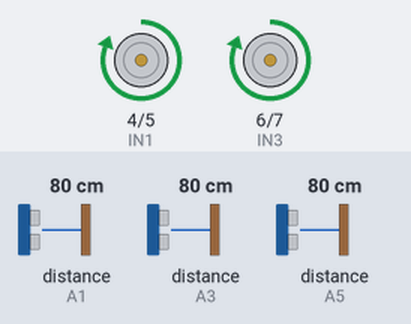
A sketch run on a simulated Arduino Uno, built with avr-gcc and run on an emulated ATmega328P. Parts: motor-driver pin pairs drawn as motors (green arrow = first pin HIGH = forward, orange = second pin HIGH = backward, longer = more drive, scaled by the enable pin). The test bench sets the inputs (shaded band); at power-on: distance to the obstacle (sensors on A1, A3, A5) 80 cm. The echo pulse lasts 58.3 µs per cm; what the sketch prints to the serial monitor is not drawn.

Above: at 1.5 s.
1.6 s: distance to the obstacle (sensor on A1) set to 48 cm
3.5 s: distance to the obstacle (sensor on A1) set to 39 cm
At 5.8 s:
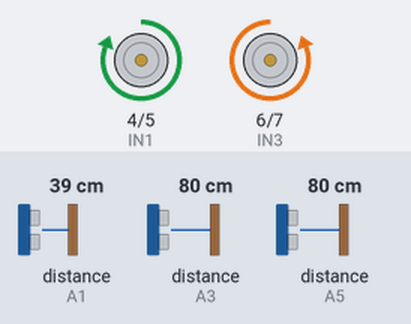
6.1 s: distance to the obstacle (sensor on A3) set to 28 cm
9.7 s: distance to the obstacle (sensor on A3) set to 23 cm
At 11.1 s:
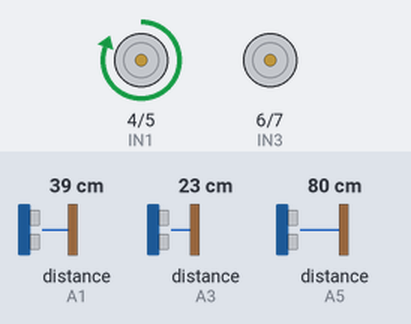
11.5 s: distance to the obstacle (sensor on A5) set to 28 cm
13.5 s: distance to the obstacle (sensor on A5) set to 23 cm
At 15.8 s:
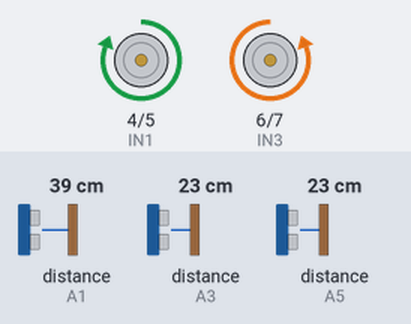
Timing chart, 0 to 17.1 s (numbered marks = the images above; inputs shaded):
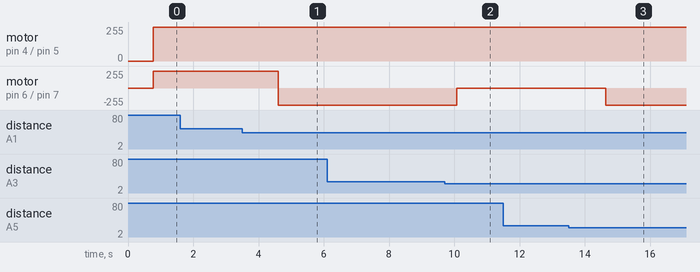

Measured:
- the behaviour switches between 44 and 43 cm on distance to the obstacle (sensor on A1) (found by bisection; images 0 and 1)
- the behaviour switches between 25 and 24 cm on distance to the obstacle (sensor on A3) (found by bisection; images 1 and 2)
- the behaviour switches between 26 and 25 cm on distance to the obstacle (sensor on A5) (found by bisection; images 2 and 3)
- after the input at 1.6 s, every drawn part: stays the same
- after the input at 3.5 s, motor on pin 6 (IN3) / pin 7 (IN4): forward 255/255 → backward 255/255 after 1.1 s
- after the input at 6.1 s, every drawn part: stays the same
- after the input at 9.7 s, motor on pin 6 (IN3) / pin 7 (IN4): backward 255/255 → stopped after 0.37 s
- after the input at 11.5 s, every drawn part: stays the same
- after the input at 13.5 s, motor on pin 6 (IN3) / pin 7 (IN4): stopped → backward 255/255 after 1.1 s

The sketch:

AchaSaidadoLabirinto.ino
```cpp
#include <Servo.h>
#include <NewPing.h>

// Sonar Frente
#define trig_pinF A0
#define echo_pinF A1
// Sonar Direito
#define trig_pinD A2
#define echo_pinD A3
// Sonar Esquerdo
#define trig_pinE A4
#define echo_pinE A5

// Leitura Máxima do Sensor HC-SR04
#define maximum_distance 400

// Distância Padrão
int distanciafrente = 43;
int distanciaesquerda = 25;
int distanciadireita = 25;

NewPing sonarfrente(trig_pinF, echo_pinF, maximum_distance);
NewPing sonardireito(trig_pinD, echo_pinD, maximum_distance);
NewPing sonaresquerdo(trig_pinE, echo_pinE, maximum_distance);

//motor 1
int IN1 = 4 ;
int IN2 = 5 ;
int ena = 3;

//motor 2
int IN3 = 6 ;
int IN4 = 7 ;
int enb = 11;

//variavel auxiliar
int velocidade = 255;

// Variaveis para as distancias
int espacofrente;
int espacoesquerda;
int espacodireita;

// Tempo do Giro
int timegiro90=600;
int timegiro180=900;

//Inicializa Pinos
void setup() {
  Serial.begin(115200);
  pinMode(IN1, OUTPUT);
  pinMode(IN2, OUTPUT);
  pinMode(IN3, OUTPUT);
  pinMode(IN4, OUTPUT);
  pinMode(ena, OUTPUT);
  pinMode(enb, OUTPUT);
}

void loop() {
  espacoesquerda=readPingE();
  if (espacoesquerda==0){
    espacofrente=350;
  }
  espacofrente=readPingF();
  if (espacofrente==0){
    espacofrente=350;
  }
  espacodireita=readPingD();
  if (espacodireita==0){
    espacofrente=350;
  }
  if (espacofrente<=distanciafrente){
     if (espacoesquerda >= distanciaesquerda && espacodireita >= distanciadireita){
        // Parede na frente, mas as laterais livres.
        Serial.println("Detectada Parede apenas na frente, as laterais estão livres: gire à esquerda 90 graus ::: Linha 71");
        giraesquerda();
        delay(timegiro90);
     } else if (espacoesquerda > distanciaesquerda && espacodireita < distanciadireita ){
            // parede na frente e parede ao lado direito
            Serial.println("Detectada Parede na frente e ao lado direito: dobrar à esquerda 90 graus ::: Linha 75");
            dobraesquerda();
            //delay(250);
     } else if (espacoesquerda <= distanciaesquerda && espacodireita >= distanciadireita ){
            // parede na frente e parede ao lado esquerdo
            Serial.println("Detectada Parede na frente e ao lado esquerdo: dobrar à direita 90 graus ::: Linha 79");
            dobradireita();
            //delay(250);
     } else {
            // parede na frente, ao lado direito e esquerdo
            Serial.println("Beco sem saída detectado: Girar 180 graus e retornar ::: Linha 83");
            giraesquerda();
            delay(timegiro180);
     }
   } else {
        if (espacoesquerda >= distanciaesquerda && espacofrente >= distanciafrente && espacodireita >= distanciadireita ){
            // Tudo livre
            Serial.println("Não foi detectada nenhum objeto próximo aos sensores: siga em frente ::: Linha 89");
            frente();
        } else if (espacoesquerda <= distanciaesquerda && espacodireita <= distanciadireita ){
            // detectado nos dois lados parede, mas a frente está livre
            Serial.println("Detectada parede dos dois lados, a frente está livre: siga em frente ::: Linha 93");
            frente();
        } else if(espacoesquerda >= distanciaesquerda && espacodireita <= distanciadireita ){
            // detectado apenas uma parede ao lado direito, a frente está livre
            Serial.println("Detectada parede ao lado direito, a frente está livre: siga em frente ::: Linha 97");
            frente();
        } else {
            // detectado apenas uma parede ao lado esquerdo, mas a frente está livre
            Serial.println("Detectada parede ao lado esquerdo, a frente está livre: siga em frente ::: Linha 101");
            frente();
        }
   }
}
int readPingE() {
  int sonarE = sonaresquerdo.ping_cm();
  delay(250);
  Serial.print("Esquerda: ");
  Serial.print(sonarE);
  return sonarE;
}
int readPingF() {
  int sonarF = sonarfrente.ping_cm();
  delay(250);
  Serial.print(" Frente: ");
  Serial.print(sonarF);
  return sonarF;
}
int readPingD() {
  int sonarD = sonardireito.ping_cm();
  delay(250);
  Serial.print(" Direta: ");
  Serial.println(sonarD);
  return sonarD;
}
void parar(){
  analogWrite(ena, 0);
  analogWrite(enb, 0);
  digitalWrite(IN1, LOW);
  digitalWrite(IN2, LOW);
  digitalWrite(IN3, LOW);
  digitalWrite(IN4, LOW);
} // 0 0 0 0
void frente() {
  analogWrite(ena, velocidade);
  digitalWrite(IN1, HIGH);
  digitalWrite(IN2, LOW);
  analogWrite(enb, velocidade);
  digitalWrite(IN3, HIGH);
  digitalWrite(IN4, LOW);
} // 1 0 1 0
void re(){
  analogWrite(ena, velocidade);
  digitalWrite(IN1, LOW);
  digitalWrite(IN2, HIGH);
  analogWrite(enb, velocidade);
  digitalWrite(IN3, LOW);
  digitalWrite(IN4, HIGH);
} // 0 1 0 1
void dobradireita() {
  //analogWrite(ena, velocidade-100);
  analogWrite(ena, 175);
  digitalWrite(IN1, LOW);
  digitalWrite(IN2, LOW);
  analogWrite(enb, velocidade);
  digitalWrite(IN3, HIGH);
  digitalWrite(IN4, LOW);
} // 1 0 0 1 com pwm reduzido
void dobraesquerda() {
  analogWrite(ena, velocidade);
  digitalWrite(IN1, HIGH);
  digitalWrite(IN2, LOW);
  //analogWrite(enb, velocidade-100);
  analogWrite(enb, 175);
  digitalWrite(IN3, LOW);
  digitalWrite(IN4, LOW);
} // 0 1 1 0 com pwm reduzido
void giraesquerda() {
  analogWrite(ena, velocidade);
  digitalWrite(IN1, HIGH);
  digitalWrite(IN2, LOW);
  analogWrite(enb, velocidade);
  digitalWrite(IN3, LOW);
  digitalWrite(IN4, HIGH);
} // 1 0 0 1
void giradireita() {
  analogWrite(ena, velocidade);
  digitalWrite(IN1, LOW);
  digitalWrite(IN2, HIGH);
  analogWrite(enb, velocidade);
  digitalWrite(IN3, HIGH);
  digitalWrite(IN4, LOW);
} // 0 1 1 0
```
